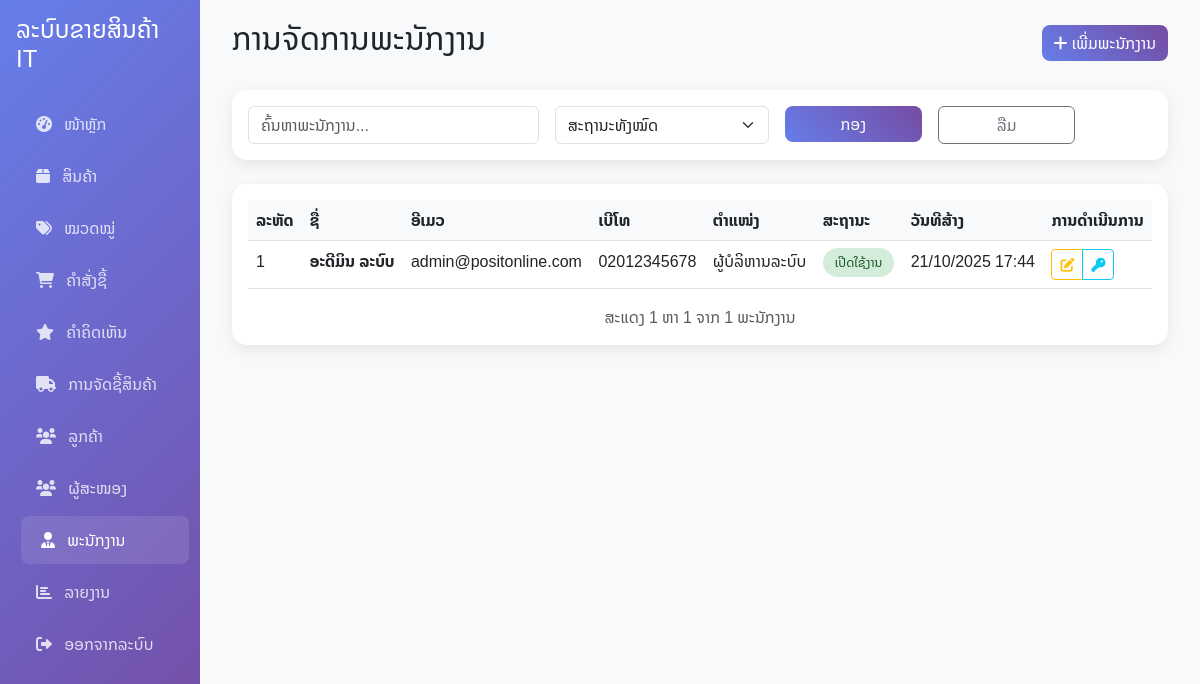
The page /admin/employees.php (signed in) on the database its author committed.
### tables this page shows
CREATE TABLE employees (
    id INT AUTO_INCREMENT PRIMARY KEY,
    first_name VARCHAR(100) NOT NULL,
    last_name VARCHAR(100) NOT NULL,
    email VARCHAR(255) UNIQUE NOT NULL,
    phone VARCHAR(20),
    position VARCHAR(100),
    password VARCHAR(255) NOT NULL,
    status ENUM('active', 'inactive') DEFAULT 'active',
    created_at TIMESTAMP DEFAULT CURRENT_TIMESTAMP,
    updated_at TIMESTAMP DEFAULT CURRENT_TIMESTAMP ON UPDATE CURRENT_TIMESTAMP
);

### admin/employees.php (the view, shortened to what this page needs)
<?php
$database = new Database();
$db = $database->getConnection();
$page = isset($_GET['page']) ? (int)$_GET['page'] : 1;
$limit = 10;
$offset = ($page - 1) * $limit;
$search = $_GET['search'] ?? '';
$where_conditions = [];
$params = [];
$where_clause = !empty($where_conditions) ? "WHERE " . implode(" AND ", $where_conditions) : "";
$count_query = "SELECT COUNT(*) FROM employees $where_clause";
$stmt = $db->prepare($count_query);
$stmt->execute($params);
$total_employees = $stmt->fetchColumn();
$query = "SELECT * FROM employees $where_clause ORDER BY created_at DESC LIMIT ? OFFSET ?";
$stmt = $db->prepare($query);
$param_count = 1;
$stmt->bindValue($param_count++, $limit, PDO::PARAM_INT);
$stmt->bindValue($param_count++, $offset, PDO::PARAM_INT);
$stmt->execute();
$employees = $stmt->fetchAll(PDO::FETCH_ASSOC);
?>
<?php include 'includes/header.php'; ?>
<?php include 'includes/sidebar.php'; ?>
            <div class="col-md-9 col-lg-10">
                <div class="main-content">
                    <div class="d-flex justify-content-between align-items-center mb-4">
                        <h2>ການຈັດການພະນັກງານ</h2>
                        <button class="btn btn-primary" data-bs-toggle="modal" data-bs-target="#createEmployeeModal">
                            <i class="fas fa-plus"></i> ເພີ່ມພະນັກງານ
                        </button>
                    </div>
                    <div class="card mb-4">
                        <div class="card-body">
                            <form method="GET" class="row g-3">
                                <div class="col-md-4">
                                    <input type="text" class="form-control" name="search"
                                           placeholder="ຄົ້ນຫາພະນັກງານ..." value="<?php echo htmlspecialchars($search); ?>">
                                </div>
                                <div class="col-md-3">
                                    <select class="form-select" name="status">
                                        <option value="">ສະຖານະທັງໝົດ</option>
                                    </select>
                                </div>
                                <div class="col-md-2">
                                    <button type="submit" class="btn btn-primary w-100">ກອງ</button>
                                </div>
                                <div class="col-md-2">
                                    <a href="employees.php" class="btn btn-outline-secondary w-100">ລືມ</a>
                                </div>
                            </form>
                        </div>
                    </div>
                    <div class="card">
                        <div class="card-body">
                            <div class="table-responsive">
                                <table class="table table-hover">
                                    <thead>
                                        <tr>
                                            <th>ລະຫັດ</th>
                                            <th>ຊື່</th>
                                            <th>ອີເມວ</th>
                                            <th>ເບີໂທ</th>
                                            <th>ຕໍາແໜ່ງ</th>
                                            <th>ສະຖານະ</th>
                                            <th>ວັນທີສ້າງ</th>
                                            <th>ການດໍາເນີນການ</th>
                                        </tr>
                                    </thead>
                                    <tbody>
                                        <?php if (empty($employees)): ?>
                                            <tr>
                                                <td colspan="8" class="text-center text-muted">ບໍ່ມີຂໍ້ມູນພະນັກງານ</td>
                                            </tr>
                                        <?php else: ?>
                                            <?php foreach ($employees as $employee): ?>
                                                <tr>
                                                    <td><?php echo $employee['id']; ?></td>
                                                    <td>
                                                        <strong><?php echo htmlspecialchars($employee['first_name'] . ' ' . $employee['last_name']); ?></strong>
                                                    </td>
                                                    <td><?php echo htmlspecialchars($employee['email']); ?></td>
                                                    <td><?php echo htmlspecialchars($employee['phone']); ?></td>
                                                    <td><?php echo htmlspecialchars($employee['position']); ?></td>
                                                    <td>
                                                        <span class="status-badge status-<?php echo $employee['status']; ?>">
                                                            <?php echo $employee['status'] === 'active' ? 'ເປີດໃຊ້ງານ' : 'ປິດໃຊ້ງານ'; ?>
                                                        </span>
                                                    </td>
                                                    <td><?php echo date('d/m/Y H:i', strtotime($employee['created_at'])); ?></td>
                                                    <td>
                                                        <div class="btn-group" role="group">
                                                            <button type="button" class="btn btn-sm btn-outline-warning"
                                                                    onclick="editEmployee(<?php echo htmlspecialchars(json_encode($employee)); ?>)">
                                                                <i class="fas fa-edit"></i>
                                                            </button>
                                                            <button type="button" class="btn btn-sm btn-outline-info"
                                                                    onclick="changePassword(<?php echo $employee['id']; ?>, '<?php echo htmlspecialchars($employee['first_name'] . ' ' . $employee['last_name']); ?>')">
                                                                <i class="fas fa-key"></i>
                                                            </button>
                                                        </div>
                                                    </td>
                                                </tr>
                                            <?php endforeach; ?>
                                        <?php endif; ?>
                                    </tbody>
                                </table>
                            </div>
                            <div class="text-muted text-center">
                                ສະແດງ <?php echo $offset + 1; ?> ຫາ <?php echo min($offset + $limit, $total_employees); ?> ຈາກ <?php echo $total_employees; ?> ພະນັກງານ
                            </div>
                        </div>
                    </div>
                </div>
            </div>
        </div>
    </div>
<?php include 'includes/footer.php'; ?>

### admin/includes/admin_styles.php (style rules this page uses)
body { font-family: 'Noto Sans Lao', sans-serif; background-color: #f8f9fa; }
.main-content { padding: 20px; }
.card { border: none; border-radius: 15px; box-shadow: 0 5px 15px rgba(0, 0, 0, 0.08); }
.btn-primary { background: linear-gradient(45deg, #667eea, #764ba2); border: none; border-radius: 8px; }
.table th { background-color: #f8f9fa; border-top: none; font-weight: 600; }
.status-badge { padding: 4px 12px; border-radius: 20px; font-size: 0.8rem; font-weight: 500; }
.status-active { background-color: #d4edda; color: #155724; }

### rows shown on the page
employees: id "1", first_name+last_name "ອະດີມິນ ລະບົບ", email "admin@positonline.com", phone "02012345678", position "ຜູ້ບໍລິຫານລະບົບ", status "ເປີດໃຊ້ງານ", created_at "21/10/2025 17:44"

### other values the page prints
$offset + 1 "1"
min($offset + $limit, $total_employees) "1"
$total_employees "1"
